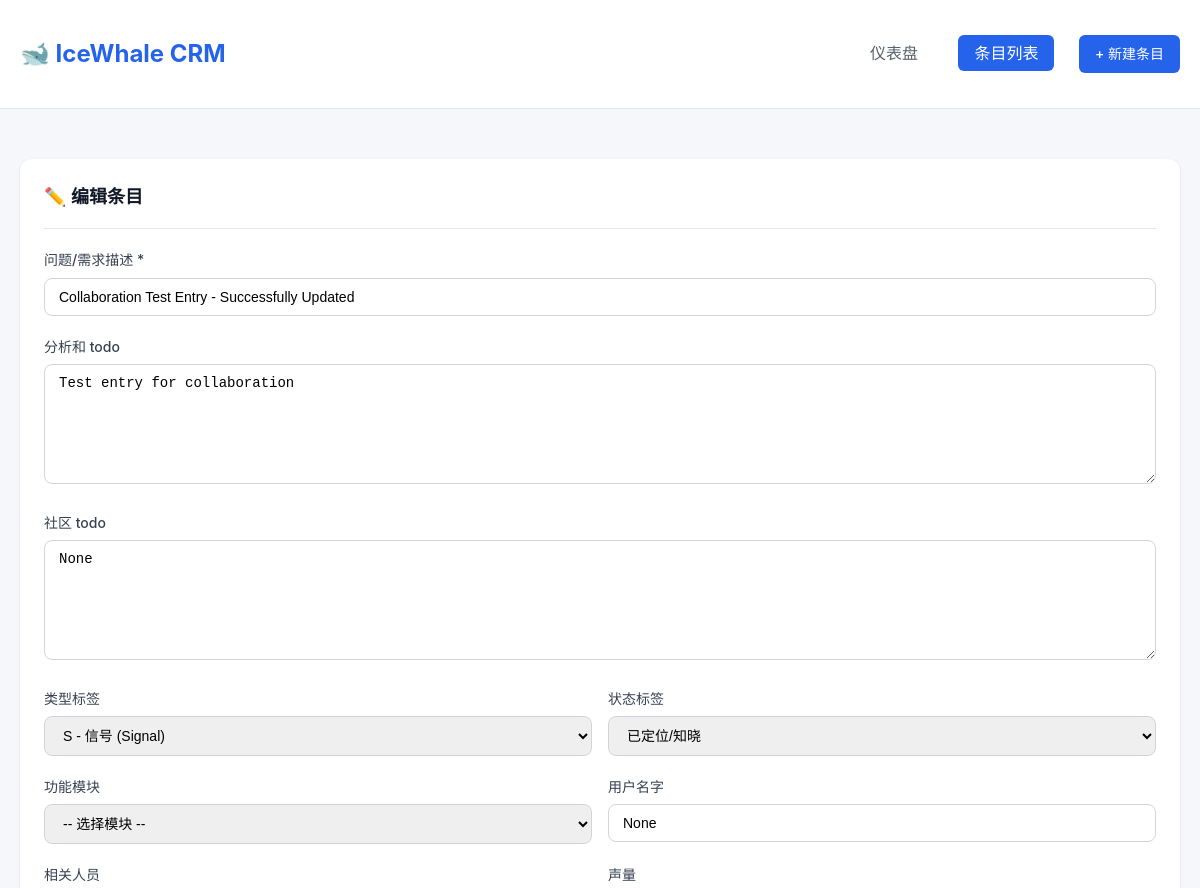
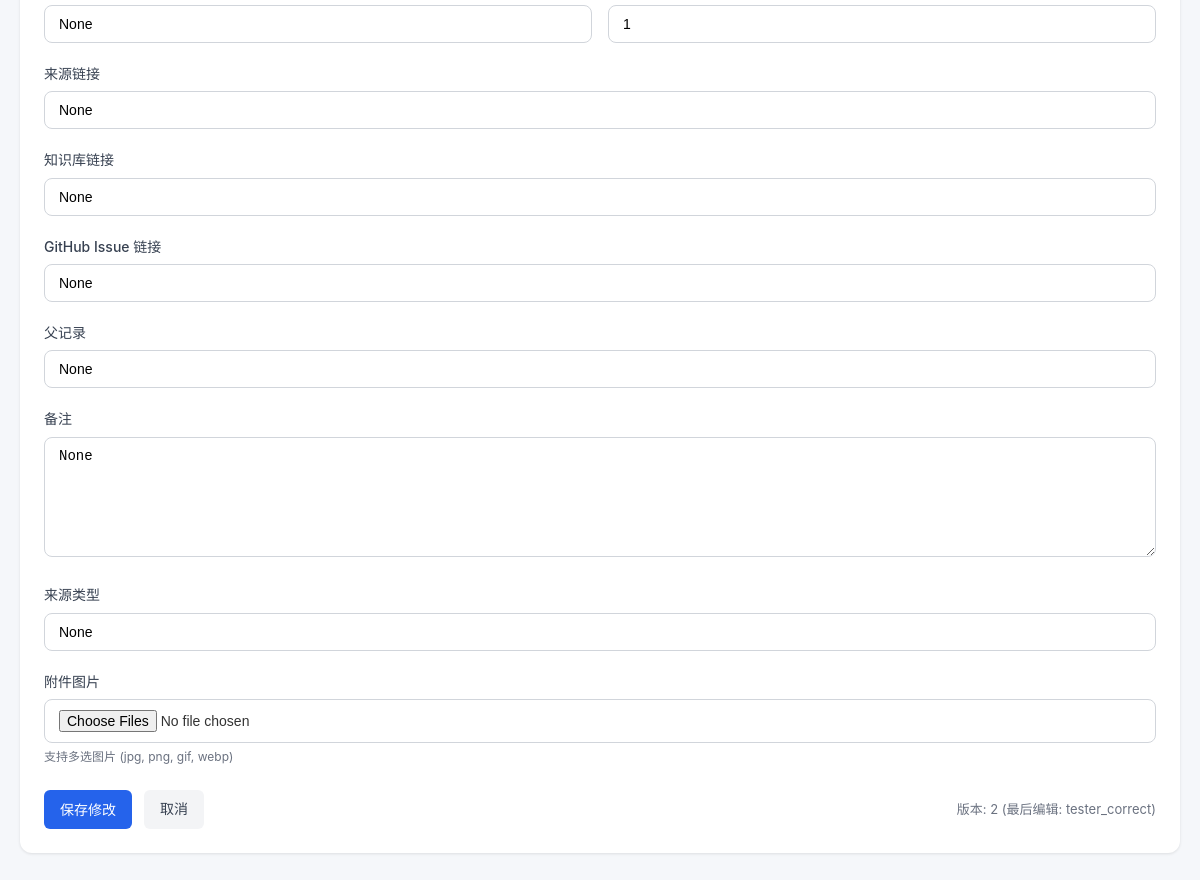
The app's page /entries/b40d505e-0273-4751-b1ac-2b137d7d92c7/edit with its own data (2 pictures, top to bottom).
### crm/models.py (models this page shows, shortened)
class Base(DeclarativeBase):
    """Base class for all models."""

class CRMEntry(Base):
    __tablename__ = "crm_entries"
    id: Mapped[str] = mapped_column(String(36), primary_key=True, default=lambda: str(uuid.uuid4()))
    title: Mapped[str] = mapped_column(String(500), nullable=False)
    analysis_todo: Mapped[str | None] = mapped_column(Text, nullable=True)
    community_todo: Mapped[str | None] = mapped_column(Text, nullable=True)
    source_url: Mapped[str | None] = mapped_column(String(1000), nullable=True)
    assignee: Mapped[str | None] = mapped_column(String(100), nullable=True)
    status_tag: Mapped[str] = mapped_column(
        String(50), nullable=False, default=StatusTag.IDENTIFIED.value
    )
    feature_module: Mapped[str | None] = mapped_column(String(50), nullable=True)
    user_name: Mapped[str | None] = mapped_column(String(100), nullable=True)
    volume: Mapped[int] = mapped_column(Integer, default=1)
    updated_at: Mapped[datetime] = mapped_column(
        DateTime(timezone=True),
        default=lambda: datetime.now(timezone.utc),
        onupdate=lambda: datetime.now(timezone.utc),
    )
    notes: Mapped[str | None] = mapped_column(Text, nullable=True)
    parent_record: Mapped[str | None] = mapped_column(String(500), nullable=True)
    type_tag: Mapped[str] = mapped_column(String(10), nullable=False, default=TypeTag.SIGNAL.value)
    attachments: Mapped[list[str] | None] = mapped_column(JSON, nullable=True, default=list)
    knowledge_base_url: Mapped[str | None] = mapped_column(String(1000), nullable=True)
    github_issue_url: Mapped[str | None] = mapped_column(String(1000), nullable=True)
    source_type: Mapped[str | None] = mapped_column(String(50), nullable=True)
    created_at: Mapped[datetime] = mapped_column(
        DateTime(timezone=True),
        default=lambda: datetime.now(timezone.utc),
    )
    version: Mapped[int] = mapped_column(Integer, default=1, nullable=False)
    last_edited_by: Mapped[str | None] = mapped_column(String(100), nullable=True)
    last_edited_at: Mapped[datetime | None] = mapped_column(DateTime(timezone=True), nullable=True)
    is_being_edited: Mapped[bool] = mapped_column(default=False)
    edited_by_session: Mapped[str | None] = mapped_column(String(100), nullable=True)
    edit_session_expires: Mapped[datetime | None] = mapped_column(DateTime(timezone=True), nullable=True)
    history: Mapped[list["EditHistory"]] = relationship(
        "EditHistory",
        back_populates="entry",
        order_by="desc(EditHistory.created_at)"
    )

### crm/web.py (the view)
@app.get("/entries/{entry_id}/edit", response_class=HTMLResponse)
async def edit_entry_form(
    entry_id: str, request: Request, db: Session = Depends(get_db)
):
    entry = crud.get_entry(db, entry_id)
    if not entry:
        raise HTTPException(status_code=404, detail="Entry not found")
    filter_options = search.get_filter_options(db)
    return templates.TemplateResponse(
        request,
        "form.html",
        {
            "entry": entry,
            "filter_options": filter_options,
            "is_edit": True,
        },
    )

### crm/templates/form.html (shortened to what this page needs)
{% extends "base.html" %}
{% block content %}
<div class="card">
    <div class="card-header">
        <h1 class="card-title">{% if is_edit %}✏️ 编辑条目{% else %}➕ 新建条目{% endif %}</h1>
    </div>
    <form method="post" action="{% if is_edit %}/entries/{{ entry.id }}{% else %}/entries{% endif %}" enctype="multipart/form-data">
        <div class="form-group">
            <label class="form-label" for="title">问题/需求描述 *</label>
            <input type="text" class="form-control" id="title" name="title" value="{{ entry.title if entry else '' }}" required maxlength="500">
        </div>
        <div class="form-group">
            <label class="form-label" for="analysis_todo">分析和 todo</label>
            <textarea class="form-control" id="analysis_todo" name="analysis_todo" maxlength="10000">{{ entry.analysis_todo if entry else '' }}</textarea>
        </div>
        <div class="form-group">
            <label class="form-label" for="community_todo">社区 todo</label>
            <textarea class="form-control" id="community_todo" name="community_todo" maxlength="10000">{{ entry.community_todo if entry else '' }}</textarea>
        </div>
        <div class="form-row">
            <div class="form-group">
                <label class="form-label" for="type_tag">类型标签</label>
                <select class="form-control" id="type_tag" name="type_tag">
                    {% for type_opt in filter_options.type_tags %}
                    <option value="{{ type_opt.value }}" {% if entry and entry.type_tag == type_opt.value %}selected{% elif not entry and type_opt.value == 'S' %}selected{% endif %}>
                        {{ type_opt.label }}
                    </option>
                    {% endfor %}
                </select>
            </div>
            <div class="form-group">
                <label class="form-label" for="status_tag">状态标签</label>
                <select class="form-control" id="status_tag" name="status_tag">
                    {% for status_opt in filter_options.status_tags %}
                    <option value="{{ status_opt.value }}" {% if entry and entry.status_tag == status_opt.value %}selected{% elif not entry and status_opt.value == '已定位/知晓' %}selected{% endif %}>
                        {{ status_opt.label }}
                    </option>
                    {% endfor %}
                </select>
            </div>
        </div>
        <div class="form-row">
            <div class="form-group">
                <label class="form-label" for="feature_module">功能模块</label>
                <select class="form-control" id="feature_module" name="feature_module">
                    <option value="">-- 选择模块 --</option>
                </select>
            </div>
            <div class="form-group">
                <label class="form-label" for="user_name">用户名字</label>
                <input type="text" class="form-control" id="user_name" name="user_name" value="{{ entry.user_name if entry else '' }}" placeholder="例如: gelbuilding" maxlength="100">
            </div>
        </div>
        <div class="form-row">
            <div class="form-group">
                <label class="form-label" for="assignee">相关人员</label>
                <input type="text" class="form-control" id="assignee" name="assignee" value="{{ entry.assignee if entry else '' }}" placeholder="例如: @Rally" maxlength="100">
            </div>
            <div class="form-group">
                <label class="form-label" for="volume">声量</label>
                <input type="number" class="form-control" id="volume" name="volume" value="{{ entry.volume if entry else 1 }}" min="0">
            </div>
        </div>
        <div class="form-group">
            <label class="form-label" for="source_url">来源链接</label>
            <input type="url" class="form-control" id="source_url" name="source_url" value="{{ entry.source_url if entry else '' }}" placeholder="https://..." maxlength="1000">
        </div>
        <div class="form-group">
            <label class="form-label" for="knowledge_base_url">知识库链接</label>
            <input type="url" class="form-control" id="knowledge_base_url" name="knowledge_base_url" value="{{ entry.knowledge_base_url if entry else '' }}" placeholder="https://wiki..." maxlength="1000">
        </div>
        <div class="form-group">
            <label class="form-label" for="github_issue_url">GitHub Issue 链接</label>
            <input type="url" class="form-control" id="github_issue_url" name="github_issue_url" value="{{ entry.github_issue_url if entry else '' }}" placeholder="https://github.com/..." maxlength="1000">
        </div>
        <div class="form-group">
            <label class="form-label" for="parent_record">父记录</label>
            <input type="text" class="form-control" id="parent_record" name="parent_record" value="{{ entry.parent_record if entry else '' }}" maxlength="500">
        </div>
        <div class="form-group">
            <label class="form-label" for="notes">备注</label>
            <textarea class="form-control" id="notes" name="notes" maxlength="5000">{{ entry.notes if entry else '' }}</textarea>
        </div>
        <div class="form-group">
            <label class="form-label" for="source_type">来源类型</label>
            <input type="text" class="form-control" id="source_type" name="source_type" value="{{ entry.source_type if entry else '' }}" placeholder="Discord/Forum/私信/邮件" maxlength="50">
        </div>
        <div class="form-group">
            <label class="form-label">附件图片</label>
            <input type="file" class="form-control" id="files" name="files" multiple accept="image/*">
            <p style="font-size: 12px; color: #6b7280; margin-top: 4px;">支持多选图片 (jpg, png, gif, webp)</p>
        </div>
        <div style="display: flex; gap: 12px; margin-top: 24px;">
            <button type="submit" class="btn btn-primary" id="submit-btn">
                {% if is_edit %}保存修改{% else %}创建条目{% endif %}
            </button>
            <a href="{% if entry %}/entries/{{ entry.id }}{% else %}/entries{% endif %}" class="btn btn-secondary">取消</a>
            {% if is_edit %}
            <span id="version-info" style="font-size: 13px; color: #6b7280; margin-left: auto; align-self: center;">
                版本: {{ entry.version }}
                {% if entry.last_edited_by %}(最后编辑: {{ entry.last_edited_by }}){% endif %}
            </span>
            {% endif %}
        </div>
    </form>
</div>
{% endblock %}

### crm/templates/base.html (style rules this page uses)
* { margin: 0; padding: 0; box-sizing: border-box; }
body { font-family: -apple-system, BlinkMacSystemFont, "Segoe UI", Roboto, "Helvetica Neue", Arial, sans-serif; background: #f5f7fa; color: #333; line-height: 1.6; }
.btn { display: inline-flex; align-items: center; padding: 8px 16px; border-radius: 6px; font-size: 14px; font-weight: 500; text-decoration: none; cursor: pointer; border: none; transition: all 0.2s; }
.btn-primary { background: #2563eb; color: #fff; }
.btn-secondary { background: #f3f4f6; color: #374151; }
.card { background: #fff; border-radius: 12px; box-shadow: 0 1px 3px rgba(0,0,0,0.1); padding: 24px; margin-bottom: 24px; }
.card-header { display: flex; justify-content: space-between; align-items: center; margin-bottom: 20px; padding-bottom: 16px; border-bottom: 1px solid #e5e7eb; }
.card-title { font-size: 18px; font-weight: 600; color: #111827; }
.form-group { margin-bottom: 20px; }
.form-label { display: block; font-size: 14px; font-weight: 500; color: #374151; margin-bottom: 6px; }
.form-control { width: 100%; padding: 10px 14px; border: 1px solid #d1d5db; border-radius: 8px; font-size: 14px; transition: border-color 0.2s; }
textarea.form-control { min-height: 120px; resize: vertical; }
.form-row { display: grid; grid-template-columns: repeat(auto-fit, minmax(200px, 1fr)); gap: 16px; }

### records on screen
CRMEntry: title "Collaboration Test Entry - Successfully Updated", analysis_todo "Test entry for collaboration", community_todo "None", type_tag "S - 信号 (Signal)", status_tag "已定位/知晓", user_name "None", assignee "None", volume "1", source_url "None", knowledge_base_url "None", github_issue_url "None", parent_record "None", notes "None", source_type "None", version "2", last_edited_by "tester_correct"
